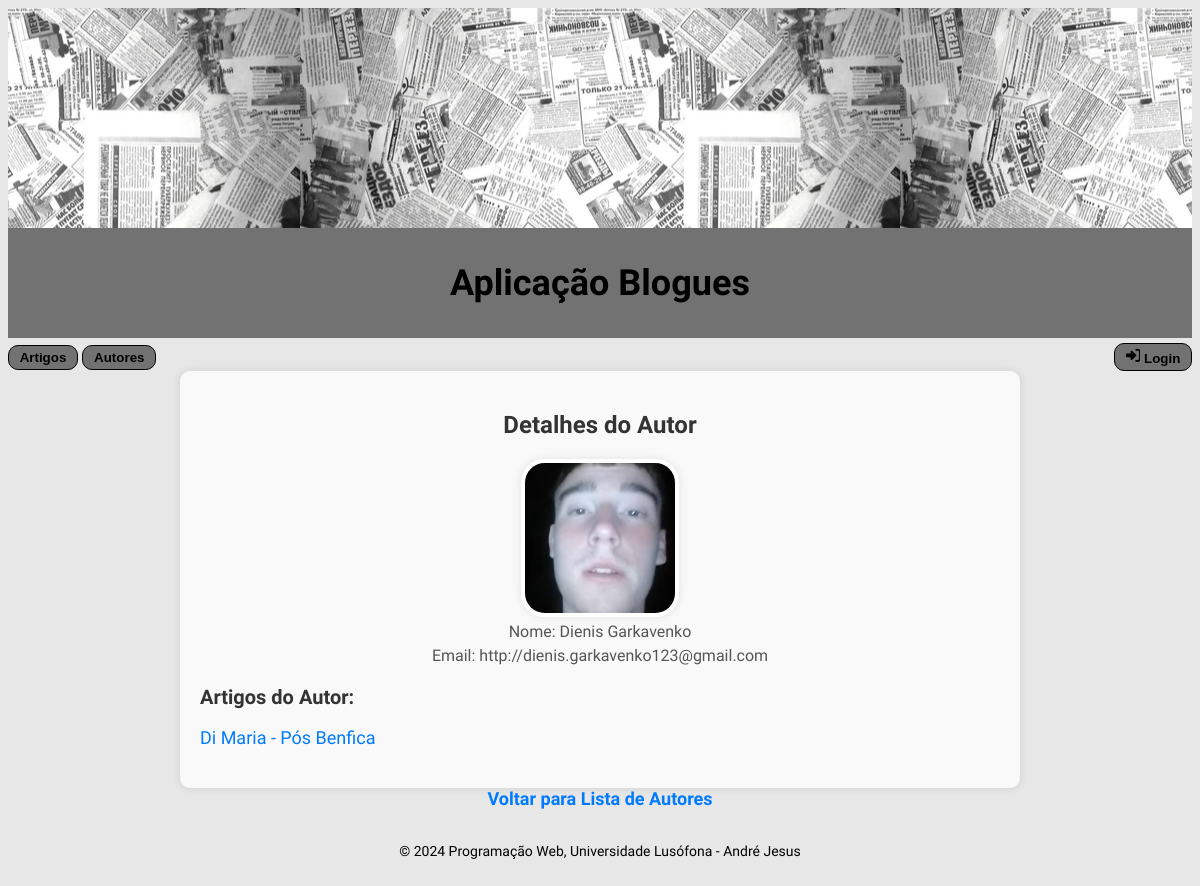
Screenshot of /blogues/autor/1/ with the database file from the repository.
### blogues/models.py (models this page shows, shortened)
class Autor(models.Model):
    id = models.AutoField(primary_key = True)
    nome = models.CharField(max_length=100)
    idade = models.IntegerField()
    email = models.URLField(blank=True, null=True)
    foto = models.ImageField(upload_to='autor_photos/' ,null = True, blank = True, default = None)

class Artigo(models.Model):
    id = models.AutoField(primary_key = True)
    titulo = models.CharField(max_length=200)
    autor = models.ForeignKey('Autor', on_delete=models.CASCADE, related_name='artigos_autor')
    conteudo = models.TextField()
    data_publicacao = models.DateTimeField(auto_now_add=True)
    capa = models.ImageField(upload_to='artigos_photos/', null = True, blank = True, default = None)

### blogues/views.py (the view)
# urls.py: path('autor/<int:id>/', views.autor, name='autor'),
def autor(request, id):
    userPerm = request.user.groups.filter(name = 'Editores de Artigos').exists() or request.user.is_superuser
    autor = get_object_or_404(Autor, id= id)
    artigos = Artigo.objects.filter(autor=autor)
    return render(request, 'blogues/autor.html', {'autor': autor, 'artigos': artigos,'userPerm': userPerm})

### blogues/templates/blogues/autor.html
{% extends 'blogues/layout.html' %}
{% block content %}
<div class="author-details">
    <div class="author-header">
        <h2>Detalhes do Autor</h2>
    </div>
    <div class="author-info">
        {% if autor.foto %}
            <img src="{{ autor.foto.url }}" alt="Foto do Autor" width="150px">
        {% endif %}
        <p>Nome: {{ autor.nome }}</p>
        <p>Email: {{ autor.email }}</p>
    </div>
    <div class="author-articles">
        <h3>Artigos do Autor:</h3>
        <ul>
            {% for artigo in artigos %}
            <li><a href="{% url 'blogues:artigo' artigo.id %}">{{ artigo.titulo }}</a></li>
            {% empty %}
            <li>O autor ainda não escreveu nenhum artigo.</li>
            {% endfor %}
        </ul>
    </div>
</div>
<nav class="author-navigation">
    <a href="{% url 'blogues:autores' %}">Voltar para Lista de Autores</a>
</nav>
{% endblock %}

### blogues/static/blogues/estilos.css (style rules this page uses)
body { font-family: "Teko", sans-serif; font-optical-sizing: auto; font-weight: 500; font-style: normal; color: black; font-size: 18px; }
.author-details { max-width: 800px; margin: 0 auto; padding: 20px; background-color: #f9f9f9; border-radius: 10px; box-shadow: 0 0 10px rgba(0, 0, 0, 0.1); }
.author-header { text-align: center; margin-bottom: 20px; }
.author-header h2 { color: #333; font-size: 24px; }
.author-info { text-align: center; margin-bottom: 20px; }
.author-info img { width: 150px; height: 150px; border-radius: 15%; object-fit: cover; border: 4px solid #fff; box-shadow: 0 0 10px rgba(0, 0, 0, 0.1); }
.author-info p { margin: 5px 0; font-size: 16px; color: #555; }
.author-articles { margin-bottom: 20px; }
.author-articles h3 { color: #333; font-size: 20px; margin-bottom: 10px; }
.author-articles ul { list-style-type: none; padding: 0; }
.author-articles ul li { margin-bottom: 10px; }
.author-articles ul li a { color: #007bff; text-decoration: none; font-size: 18px; }
.author-navigation { text-align: center; }
.author-navigation a { text-decoration: none; color: #007bff; font-weight: bold; }

### blogues/templates/blogues/layout.html (style rules this page uses)
body { background: #E7E7E7; }

### rows the page displays
Autor: foto (picture), nome "Dienis Garkavenko", email "http://dienis.garkavenko123@gmail.com"
Artigo: titulo "Di Maria - Pós Benfica"
